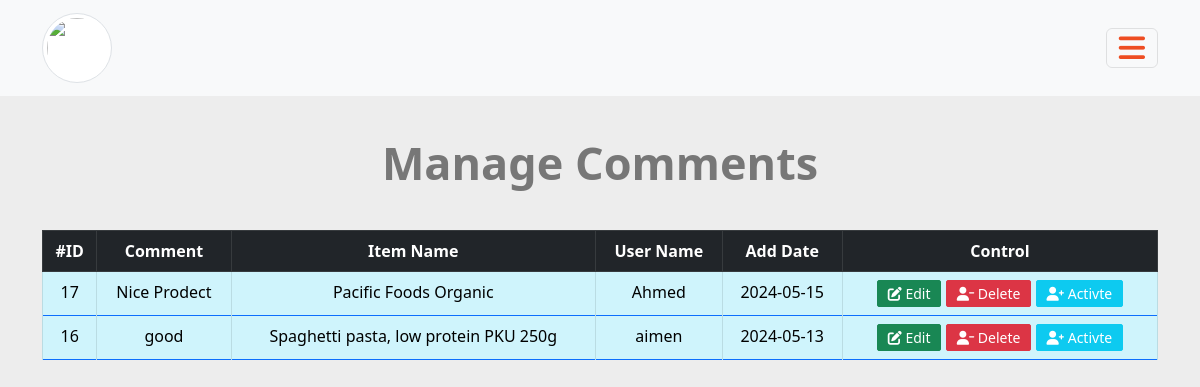
Screenshot of /admin/commenter.php (signed in) with the database file from the repository.
### tables this page shows
CREATE TABLE `comments` (
  `c_id` int(11) NOT NULL,
  `comment` text NOT NULL,
  `status` tinyint(4) NOT NULL,
  `comment_date` date NOT NULL,
  `item_id` int(11) NOT NULL,
  `user_id` int(11) NOT NULL
);

CREATE TABLE `items` (
  `Item_ID` int(11) NOT NULL,
  `Name` varchar(255) NOT NULL,
  `Description` text NOT NULL,
  `Price` varchar(255) NOT NULL,
  `Add_Date` date NOT NULL,
  `Country_Made` varchar(255) NOT NULL,
  `Image` varchar(255) NOT NULL DEFAULT 'defulet.png',
  `Status` varchar(255) NOT NULL,
  `Rating` smallint(6) NOT NULL,
  `Approve` tinyint(4) NOT NULL DEFAULT 0,
  `Cat_ID` int(11) NOT NULL,
  `Member_ID` int(11) NOT NULL
);

CREATE TABLE `users` (
  `UserID` int(11) NOT NULL,
  `Username` varchar(255) NOT NULL,
  `Password` varchar(255) NOT NULL,
  `Email` varchar(255) NOT NULL,
  `Fullname` varchar(255) NOT NULL,
  `GroupID` int(11) NOT NULL DEFAULT 0,
  `TrustStatus` int(11) NOT NULL DEFAULT 0,
  `RegStatus` int(11) NOT NULL DEFAULT 0,
  `Date` date NOT NULL,
  `Avater` varchar(255) NOT NULL DEFAULT 'defulet.png'
);

### admin/commenter.php (the view, shortened to what this page needs)
<?php
if(!isset($_SESSION['Username'])){
    header("Location: index.php");
    exit();
}else{
    include 'init.php';
    $do = isset($_GET['do']) ? $_GET['do'] : 'Manage';
    if ($do == 'Manage'){
    $stmt =  $connect->prepare("SELECT comments.*,items.Name AS item_Name ,users.Username AS Member_Username
                                FROM comments
                                INNER JOIN items
                                ON items.Item_ID = comments.item_id
                                INNER JOIN users
                                ON users.UserID = comments.user_id
                                ");
    $stmt -> execute();
    $rows = $stmt -> fetchAll();
    ?>
        <h2 class="page-header text-center">Manage Comments</h2>
            <div class="container">
                <div class="table-responsive">
                <table class="table table-bordered border-primary text-center">
                    <thead class="table-dark">
                    <tr>
                        <th class="table-dark">#ID</th>
                        <th class="table-dark">Comment</th>
                        <th class="table-dark">Item Name</th>
                        <th class="table-dark">User Name</th>
                        <th class="table-dark">Add Date</th>
                        <th class="table-dark">Control</th>
                    </tr>
                    </thead>
                    <tbody>
                        <?php
                            foreach($rows as $row){
                                ?>
                                <tr>
                        <td class="table-info"><?php echo $row['c_id']?></td>
                        <td class="table-info"><?php echo $row['comment']?></td>
                        <td class="table-info"><?php echo $row['item_Name']?></td>
                        <td class="table-info"><?php echo $row['Member_Username']?></td>
                        <td class="table-info"><?php echo $row['comment_date']?></td>
                        <td class="table-info">
                            <a href="commenter.php?do=Edit&comid=<?php echo $row['c_id']?>" class="btn btn-success"> <i class="fa fa-edit"></i> Edit</a>
                            <a href="commenter.php?do=Delete&comid=<?php echo $row['c_id']?>" class="confirm btn btn-danger"> <i class="fa-solid fa-user-minus"></i> Delete</a>
                            <?php
                            if($row['status'] == 0){
                                ?>
                            <a href="commenter.php?do=Approve&comid=<?php echo $row['c_id']?>" class="btn btn-info"> <i class="fa fa-user-plus"></i> Activte </a>
                                <?php
                            }
                            ?>
                        </td>
                    </tr>
                                <?php
                            }
                            ?>
                    </tbody>
                </table>
                </div>
            </div>
   <?php }
    else{
                $errorMasseg = '<div class="alert alert-danger" > erorr your Page /<strong>'.$do.'</strong>  Note Fondet </div> ';
                $pageRedirct = 'back';
                echo '<div class="container" >';
                redirect($errorMasseg,$pageRedirct,5);
                echo '</div>';
    }
    include $tpl.'footer.php';
}

### admin/layout/css/mainStyle.css (style rules this page uses)
:root { --spaceBteween: 20px; --separteur: 80px; --mainColor: #333; --secandColor: #777; --secandColor: #000; --mainBackgroundColor: #ededed; --SacendBackgroundColor: #ee4d22; --TherdBackgroundColor: #fff; }
body { font-family: "Segoe UI", Tahoma, Geneva, Verdana, sans-serif; background-color: var(--mainBackgroundColor); color: var(--mainColor); }
.btn { color: var(--TherdBackgroundColor); padding: 2px 10px; font-size: 14px; border-radius: 2px; }
h2 { color: #777; margin: 40px auto; font-size: 45px; font-weight: bold; }

### rows the page displays
comments: c_id "17", comment "Nice Prodect", item.Name "Pacific Foods Organic", user.Username "Ahmed", comment_date "2024-05-15"
comments: c_id "16", comment "good", item.Name "Spaghetti pasta, low protein PKU 250g", user.Username "aimen", comment_date "2024-05-13"
